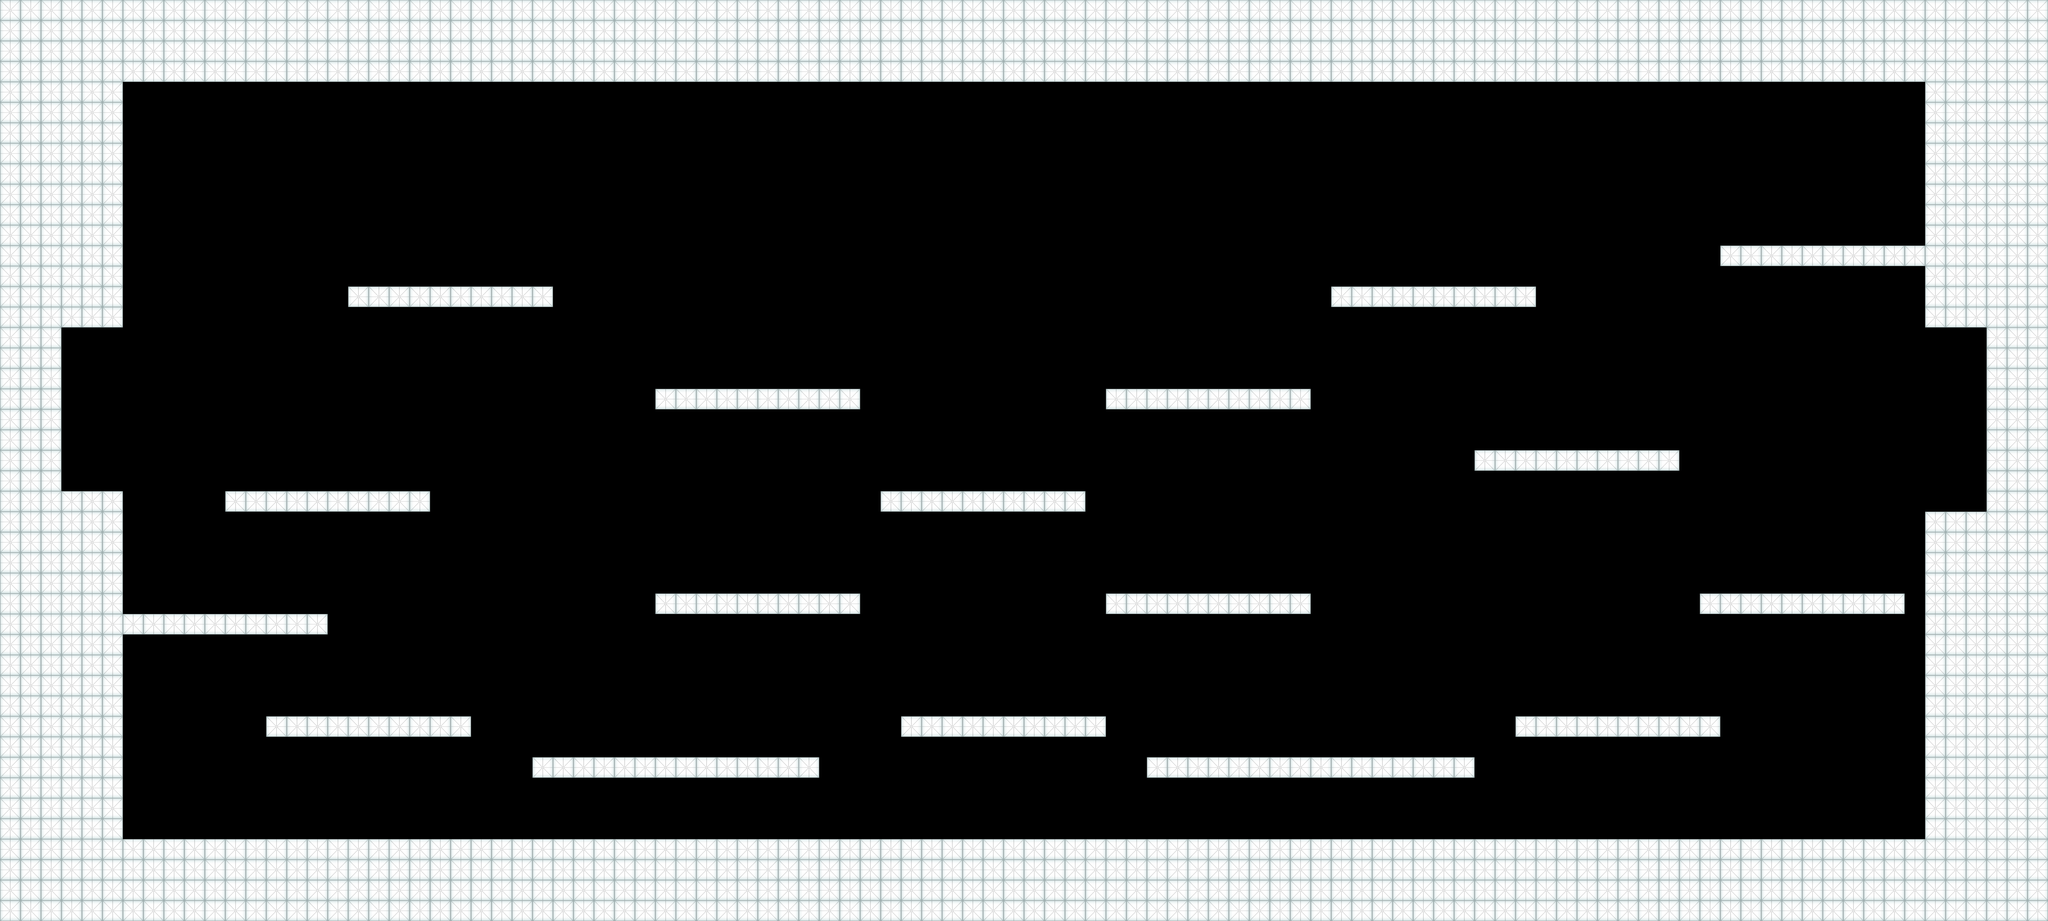

A level layout from a 2D game, rendered from its tile map. Below: a short description, then the map file with tile-grid data replaced by summaries:
An orthogonal 100x45 tile map with 64x64 px tiles, 1 tile layer (images_layer) and 37 objects (27x WALL, 7x BONUS_SPAWN, 2x WARP_ZONE, PLAYER_SPAWN).

<map version="1.0" orientation="orthogonal" renderorder="left-down" width="100" height="45" tilewidth="64" tileheight="64" nextobjectid="62">
 <tileset firstgid="1" name="Tileset" tilewidth="64" tileheight="64">
  <tile id="0">
   <image width="64" height="64" source="smalltile.png" />
  </tile>
 </tileset>
 <layer name="images_layer" width="100" height="45">
  <data>[4500 cells, 1373 non-empty, 1 distinct tile ids]</data>
 </layer>
 <objectgroup name="objects">
  <object id="5" name="WALL" type="WALL" x="192" y="960" width="192" height="64" />
  <object id="6" name="WALL" type="WALL" x="192" y="1536" width="192" height="64" />
  <object id="8" name="WALL" type="WARP_ZONE" x="192" y="1024" width="64" height="512" />
  <object id="11" name="WALL" type="WALL" x="6016" y="1600" width="256" height="64" />
  <object id="15" name="WALL" type="WALL" x="6016" y="960" width="256" height="64" />
  <object id="16" name="WALL" type="WALL" x="6016" y="1664" width="64" height="960" />
  <object id="18" name="WALL" type="WALL" x="6016" y="256" width="64" height="704" />
  <object id="20" name="WALL" type="WALL" x="384" y="192" width="5632" height="64" />
  <object id="22" name="WALL" type="WALL" x="384" y="2624" width="5632" height="64" />
  <object id="23" name="WALL" type="WALL" x="320" y="256" width="64" height="704" />
  <object id="25" name="WALL" type="WALL" x="320" y="1600" width="64" height="1024" />
  <object id="26" name="WALL" type="WALL" x="1088" y="896" width="640" height="64" />
  <object id="27" name="WALL" type="WALL" x="2048" y="1216" width="640" height="64" />
  <object id="28" name="WALL" type="WALL" x="704" y="1536" width="640" height="64" />
  <object id="29" name="WALL" type="WALL" x="384" y="1920" width="640" height="64" />
  <object id="31" name="WALL" type="WALL" x="832" y="2240" width="640" height="64" />
  <object id="32" name="WALL" type="WALL" x="1664" y="2368" width="896" height="64" />
  <object id="33" name="WALL" type="WALL" x="2048" y="1856" width="640" height="64" />
  <object id="34" name="WALL" type="WALL" x="2752" y="1536" width="640" height="64" />
  <object id="37" name="WALL" type="WALL" x="2816" y="2240" width="640" height="64" />
  <object id="38" name="WALL" type="WALL" x="3456" y="1856" width="640" height="64" />
  <object id="39" name="WALL" type="WALL" x="3456" y="1216" width="640" height="64" />
  <object id="41" name="WALL" type="WALL" x="3584" y="2368" width="1024" height="64" />
  <object id="42" name="WALL" type="WALL" x="4736" y="2240" width="640" height="64" />
  <object id="43" name="WALL" type="WALL" x="5312" y="1856" width="640" height="64" />
  <object id="44" name="WALL" type="WALL" x="4608" y="1408" width="640" height="64" />
  <object id="45" name="WALL" type="WALL" x="4160" y="896" width="640" height="64" />
  <object id="46" name="WALL" type="WALL" x="5376" y="768" width="640" height="64" />
  <object id="47" name="WALL" type="WARP_ZONE" x="6144" y="1024" width="64" height="576" />
  <object id="48" name="BONUS" type="PLAYER_SPAWN" x="1152" y="2560" width="64" height="64" />
  <object id="49" name="BONUS" type="BONUS_SPAWN" x="1152" y="1984" width="64" height="64" />
  <object id="50" name="BONUS" type="BONUS_SPAWN" x="2304" y="1664" width="64" height="64" />
  <object id="51" name="BONUS" type="BONUS_SPAWN" x="1344" y="640" width="64" height="64" />
  <object id="53" name="BONUS" type="BONUS_SPAWN" x="3072" y="1280" width="64" height="64" />
  <object id="57" name="BONUS" type="BONUS_SPAWN" x="3136" y="2048" width="64" height="64" />
  <object id="59" name="BONUS" type="BONUS_SPAWN" x="4032" y="2176" width="64" height="64" />
  <object id="61" name="BONUS" type="BONUS_SPAWN" x="4992" y="2048" width="64" height="64" />
 </objectgroup>
</map>
